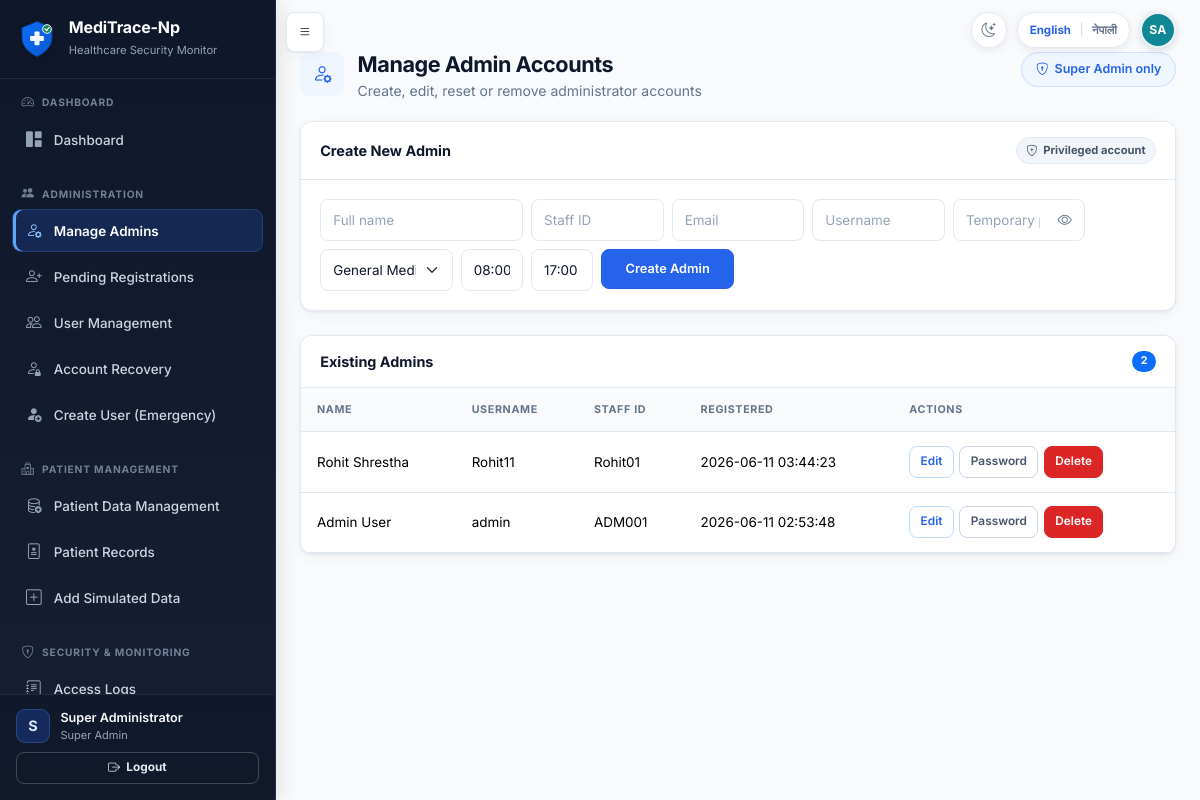
The page /admin/manage-admins (signed in) on the database its author committed.
### tables this page shows
CREATE TABLE users (
            id INTEGER PRIMARY KEY AUTOINCREMENT,
            full_name TEXT NOT NULL,
            staff_id TEXT NOT NULL UNIQUE,
            email TEXT NOT NULL UNIQUE,
            username TEXT NOT NULL UNIQUE,
            password_hash TEXT NOT NULL,
            role TEXT NOT NULL,
            department TEXT NOT NULL,
            work_start TEXT NOT NULL,
            work_end TEXT NOT NULL,
            approval_status TEXT NOT NULL DEFAULT 'pending',
            is_active INTEGER NOT NULL DEFAULT 1,
            approved_by INTEGER,
            approved_at TEXT,
            rejection_reason TEXT,
            created_at TEXT NOT NULL,
            last_login TEXT, is_deleted INTEGER NOT NULL DEFAULT 0, failed_attempts INTEGER NOT NULL DEFAULT 0, locked_until TEXT, last_failed_login TEXT, must_change_password INTEGER NOT NULL DEFAULT 0, credential_version INTEGER NOT NULL DEFAULT 0, credentials_changed_at TEXT, credentials_changed_by INTEGER, preferred_language TEXT NOT NULL DEFAULT 'en',
            FOREIGN KEY (approved_by) REFERENCES users(id)
        );

### app.py (the view, shortened to what this page needs)
@app.route('/admin/manage-admins', methods=['GET', 'POST'])
@login_required
@super_admin_required
def manage_admins():
    admins = get_admin_users()
    for a in admins:
        a['created_at_display'] = format_datetime_display(a.get('created_at'))
    return render_template(
        'manage_admins.html',
        admins=admins,
        departments=Config.DEPARTMENTS,
    )

### account_recovery.py (called while the page is built, shortened)
def _actor_dict(actor):
    return getattr(actor, '_raw', actor) or {}

def _visibility(actor, alias='r'):
    actor = _actor_dict(actor)
    if actor.get('role') == 'Super Admin':
        return '1=1', []

def get_recovery_request_count(actor, open_only=True):
    where, params = _visibility(actor)
    status_sql = " AND r.status IN ('pending', 'in_review', 'identity_verified')" if open_only else ''
    conn = get_db()
    count = conn.execute(
        f'SELECT COUNT(*) AS count FROM account_recovery_requests r WHERE {where}{status_sql}',
        params,
    ).fetchone()['count']
    conn.close()
    return count

### app.py (called while the page is built, shortened)
@app.context_processor
def inject_message_context():
    ep = request.endpoint
    def nav_active(*endpoints):
        return 'active' if ep in endpoints else ''
    ctx = {
        'unread_messages': [],
        'unread_message_count': 0,
        'nav_active': nav_active,
        'APP_NAME': Config.APP_NAME,
        'open_recovery_request_count': 0,
        'is_restricted_record': is_restricted_record,
        'sensitivity_label': sensitivity_display,
        'sensitivity_key': sensitivity_key,
    }
    if current_user.is_authenticated:
        ctx['unread_messages'] = get_unread_messages_for_user(current_user.id)
        ctx['unread_message_count'] = len(ctx['unread_messages'])
        if current_user.is_admin_panel:
            ctx['open_recovery_request_count'] = get_recovery_request_count(current_user)
    return ctx

@app.before_request
def enforce_credential_session_state():
    if not current_user.is_authenticated:
        return None
    stored_version = int(session.get('credential_version', 0) or 0)
    allowed = {'change_temporary_password', 'change_language', 'logout', 'static'}
    if current_user.must_change_password and request.endpoint not in allowed:
        flash('You must replace your temporary password before continuing.', 'warning')
        return redirect(url_for('change_temporary_password'))
    return None

### auth.py (called while the page is built)
def load_user(user_id):
    user_dict = get_user_by_id(int(user_id))
    if user_dict is None:
        return None
    if (
        user_dict['approval_status'] != 'approved'
        or not user_dict['is_active']
        or user_dict.get('is_deleted', 0)
    ):
        return None
    return User(user_dict)

    @property
    def is_super_admin(self):
        return self.role == 'Super Admin'

    @property
    def is_admin_panel(self):
        return self.role in Config.ADMIN_PANEL_ROLES

### templates/manage_admins.html (shortened to what this page needs)
{% extends "base.html" %}
{% from "macros.html" import page_header %}
{% block content %}
<div class="app-page">
{{ page_header('Manage Admin Accounts', 'Create, edit, reset or remove administrator accounts', 'bi-person-gear', 'Super Admin only', 'bi-shield-lock') }}
<div class="card mb-4">
  <div class="card-header"><span>Create New Admin</span><span class="status-pill status-neutral"><i class="bi bi-shield-plus"></i>Privileged account</span></div>
  <div class="card-body">
    <form method="POST" class="row g-2">
      <div class="col-md-3"><input name="full_name" class="form-control" placeholder="Full name" required></div>
      <div class="col-md-2"><input name="staff_id" class="form-control" placeholder="Staff ID" required></div>
      <div class="col-md-2"><input name="email" type="email" class="form-control" placeholder="Email" required></div>
      <div class="col-md-2"><input name="username" class="form-control" placeholder="Username" required></div>
      <div class="col-md-2">
        <div class="password-input-group">
          <input name="password" type="password" class="form-control" id="new_admin_pw" placeholder="Temporary password" minlength="12" maxlength="128" autocomplete="new-password" required>
          <button type="button" class="password-toggle-eye" data-toggle-password data-target="new_admin_pw"><i class="bi bi-eye"></i></button>
        </div>
      </div>
      <div class="col-md-2">
        <select name="department" class="form-select">
          {% for d in departments %}<option value="{{ d }}">{{ tr_display(d) }}</option>{% endfor %}
        </select>
      </div>
      <div class="col-md-1"><input name="work_start" class="form-control" value="08:00"></div>
      <div class="col-md-1"><input name="work_end" class="form-control" value="17:00"></div>
      <div class="col-md-2"><button class="btn btn-primary w-100">Create Admin</button></div>
    </form>
  </div>
</div>
<div class="card">
  <div class="card-header"><span>Existing Admins</span><span class="badge bg-primary">{{ admins|length }}</span></div>
  <div class="table-responsive"><table class="table table-sm mb-0">
    <thead>
      <tr><th>Name</th><th>Username</th><th>Staff ID</th><th>Registered</th><th>Actions</th></tr>
    </thead>
    <tbody>
      {% for a in admins %}
      <tr>
        <td data-no-translate>{{ a.full_name }}</td>
        <td data-no-translate>{{ a.username }}</td>
        <td>{{ a.staff_id }}</td>
        <td>{{ a.created_at_display }}</td>
        <td><div class="table-actions">
          <button class="btn btn-sm btn-outline-primary" data-bs-toggle="collapse" data-bs-target="#adminEdit{{ a.id }}">Edit</button>
          <button class="btn btn-sm btn-outline-secondary" data-bs-toggle="collapse" data-bs-target="#adminPw{{ a.id }}">Password</button>
          <form method="POST" class="d-inline" data-confirm="Delete this admin account?">
            <button class="btn btn-sm btn-danger">Delete</button>
          </form>
        </div></td>
      </tr>
      {% else %}
      <tr><td colspan="5" class="text-muted text-center">No Admin accounts yet. Create one above.</td></tr>
      {% endfor %}
    </tbody>
  </table></div>
</div>
</div>
{% endblock %}

### templates/base.html (shortened to what this page needs)
<!DOCTYPE html>
<html lang="{{ current_locale|default('en') }}" data-theme="light">
<head>
    <link href="https://cdn.jsdelivr.net/npm/bootstrap@5.3.2/dist/css/bootstrap.min.css" rel="stylesheet">
    <link href="https://cdn.jsdelivr.net/npm/bootstrap-icons@1.11.1/font/bootstrap-icons.css" rel="stylesheet">
    <link href="{{ url_for('static', filename='css/style.css') }}" rel="stylesheet">
    <link href="{{ url_for('static', filename='css/explainability.css') }}" rel="stylesheet">
    <link href="{{ url_for('static', filename='css/theme.css') }}" rel="stylesheet">
</head>
<body class="{% if current_user.is_authenticated %}has-sidebar{% endif %}">
    {% set language_return_path = request.full_path if request.query_string else request.path %}
    {% macro language_switch(extra_class='') %}
    <form method="POST" action="{{ url_for('change_language') }}" class="language-switch {{ extra_class }}" aria-label="{{ _('Switch language') }}">
        <button type="submit" name="language" value="en" class="language-option{% if current_locale == 'en' %} active{% endif %}" lang="en" aria-pressed="{{ 'true' if current_locale == 'en' else 'false' }}">English</button>
        <span class="language-divider" aria-hidden="true">|</span>
        <button type="submit" name="language" value="ne" class="language-option{% if current_locale == 'ne' %} active{% endif %}" lang="ne" aria-pressed="{{ 'true' if current_locale == 'ne' else 'false' }}">नेपाली</button>
    </form>
    {% endmacro %}
    {% macro theme_toggle(extra_class='') %}
    <button
        type="button"
        class="theme-toggle {{ extra_class }}"
        aria-label="{{ _('Switch to Dark Mode') }}"
        aria-pressed="false"
        title="{{ _('Switch to Dark Mode') }}"
        data-label-dark="{{ _('Switch to Dark Mode') }}"
        data-label-light="{{ _('Switch to Light Mode') }}"
    ><i class="bi bi-moon-stars" aria-hidden="true"></i></button>
    {% endmacro %}
    {% if current_user.is_authenticated %}
    {% from "macros.html" import user_initials %}
    {% set avatar_name = current_user.full_name|default('', true)|trim %}
    {% if not avatar_name %}{% set avatar_name = current_user.display_name|default('', true)|trim %}{% endif %}
    {% if not avatar_name %}{% set avatar_name = current_user.username|default('User', true)|trim %}{% endif %}
    <button type="button" class="btn btn-dark sidebar-toggle-btn" id="sidebarToggle" aria-label="{{ _('Toggle navigation') }}">
        <i class="bi bi-list"></i>
    </button>
    <div class="authenticated-header-actions" aria-label="{{ _('Current user') }}">
        {{ theme_toggle() }}
        {{ language_switch() }}
        <span
            class="header-user-avatar"
            role="img"
            aria-label="{{ _('Signed in as {name}', name=avatar_name) }}"
            title="{{ avatar_name }}"
        >{{ user_initials(current_user) }}</span>
    </div>
    <aside class="sidebar" id="sidebar">
        <div class="sidebar-brand">
            <img src="{{ url_for('static', filename='images/meditrace-logo.svg') }}" alt="{{ APP_NAME|default('MediTrace-Np') }}" class="brand-logo">
            <div>
                <h5 class="text-white mb-0 brand-title">{{ APP_NAME|default('MediTrace-Np') }}</h5>
                <small class="text-muted">Healthcare Security Monitor</small>
            </div>
        </div>
        <div class="sidebar-nav-scroll">
            {% import "sidebar_macros.html" as sidebar with context %}
            {% if current_user.is_admin_panel %}
                {{ sidebar.admin_sidebar() }}
            {% else %}
                {{ sidebar.staff_sidebar() }}
            {% endif %}
        </div>
        <div class="sidebar-footer">
            <div class="sidebar-user-summary">
                <span class="sidebar-user-avatar" aria-hidden="true">{{ current_user.full_name[:1]|upper }}</span>
                <div class="sidebar-user-copy">
                    <div class="small text-muted sidebar-user-name">{{ current_user.full_name }}</div>
                    <div class="small text-muted sidebar-user-role">{{ tr_display(current_user.role) }}</div>
                </div>
            </div>
            <a href="{{ url_for('logout') }}" class="btn btn-outline-light btn-sm mt-2 w-100 fw-bold">
                <i class="bi bi-box-arrow-right"></i> Logout
            </a>
        </div>
    </aside>
    <main class="main-content" id="mainContent">
    {% else %}
    <div class="public-header-actions">
        {{ theme_toggle('public-theme-toggle') }}
        {{ language_switch('public-language-switch') }}
    </div>
    <main class="auth-main container py-4">
    {% endif %}
            {% block content %}{% endblock %}
    {% if current_user.is_authenticated %}
    </main>
    {% else %}
    </main>
    {% endif %}
</body>
</html>

### static/css/theme.css (style rules this page uses)
.theme-toggle { width: 36px; height: 36px; display: inline-flex; align-items: center; justify-content: center; flex: 0 0 36px; padding: 0; color: var(--app-muted); background: rgba(255, 255, 255, 0.94); border: 1px solid var(--app-border); border-radius: 999px; box-shadow: 0 2px 8px rgba(15, 23, 42, 0.08); font-size: 0.9rem; line-height: 1; cursor: pointer; transition: color 0.15s ease, background 0.15s ease, border-color 0.15s ease; }

### rows shown on the page
users: full_name "S", full_name "Super Administrator", role "Super Admin"
users: full_name "Rohit Shrestha", username "Rohit11", staff_id "Rohit01", created_at_display "2026-06-11 03:44:23"
users: full_name "Admin User", username "admin", staff_id "ADM001", created_at_display "2026-06-11 02:53:48"

### other values the page prints
{{ (name_parts[0][0] ~ name_parts[-1][0])|upper }} "SA"
{{ APP_NAME|default('MediTrace-Np') }} "MediTrace-Np"
{{ admins|length }} "2"
form field department "General Medicine"
